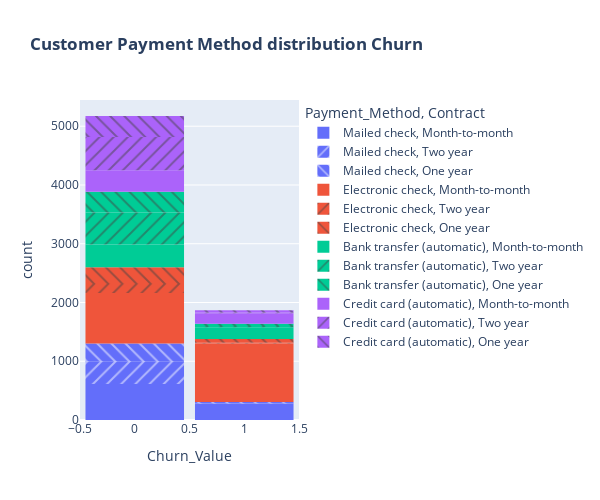

Write notebook code for a chart like this one.
### Code cell
fig = px.histogram(df_rev, x="Churn_Value", color="Payment_Method", pattern_shape="Contract", title="<b>Customer Payment Method distribution Churn</b>")
fig.update_layout(width=600, height=500, bargap=0.1)
fig.show()

### Figure 1 — Plotly figure (JSON) as saved in the notebook; plotly's stock layout.template omitted (floating-point values rounded to 4 significant figures; data arrays with more than 128 entries replaced by an {"elided": "..."} marker saying what was removed)
{"data": [{"alignmentgroup": "True", "bingroup": "x", "hovertemplate": "Payment_Method=Mailed check<br>Contract=Month-to-month<br>Churn_Value=%{x}<br>count=%{y}<extra></extra>", "legendgroup": "Mailed check, Month-to-month", "marker": {"color": "#636efa", "pattern": {"shape": ""}}, "name": "Mailed check, Month-to-month", "offsetgroup": "Mailed check, Month-to-month", "orientation": "v", "showlegend": true, "type": "histogram", "x": {"elided": "893 int values"}, "xaxis": "x", "yaxis": "y"}, {"alignmentgroup": "True", "bingroup": "x", "hovertemplate": "Payment_Method=Mailed check<br>Contract=Two year<br>Churn_Value=%{x}<br>count=%{y}<extra></extra>", "legendgroup": "Mailed check, Two year", "marker": {"color": "#636efa", "pattern": {"shape": "/"}}, "name": "Mailed check, Two year", "offsetgroup": "Mailed check, Two year", "orientation": "v", "showlegend": true, "type": "histogram", "x": {"elided": "382 int values"}, "xaxis": "x", "yaxis": "y"}, {"alignmentgroup": "True", "bingroup": "x", "hovertemplate": "Payment_Method=Mailed check<br>Contract=One year<br>Churn_Value=%{x}<br>count=%{y}<extra></extra>", "legendgroup": "Mailed check, One year", "marker": {"color": "#636efa", "pattern": {"shape": "\\"}}, "name": "Mailed check, One year", "offsetgroup": "Mailed check, One year", "orientation": "v", "showlegend": true, "type": "histogram", "x": {"elided": "337 int values"}, "xaxis": "x", "yaxis": "y"}, {"alignmentgroup": "True", "bingroup": "x", "hovertemplate": "Payment_Method=Electronic check<br>Contract=Month-to-month<br>Churn_Value=%{x}<br>count=%{y}<extra></extra>", "legendgroup": "Electronic check, Month-to-month", "marker": {"color": "#EF553B", "pattern": {"shape": ""}}, "name": "Electronic check, Month-to-month", "offsetgroup": "Electronic check, Month-to-month", "orientation": "v", "showlegend": true, "type": "histogram", "x": {"elided": "1850 int values"}, "xaxis": "x", "yaxis": "y"}, {"alignmentgroup": "True", "bingroup": "x", "hovertemplate": "Payment_Method=Electronic check<br>Contract=Two year<br>Churn_Value=%{x}<br>count=%{y}<extra></extra>", "legendgroup": "Electronic check, Two year", "marker": {"color": "#EF553B", "pattern": {"shape": "/"}}, "name": "Electronic check, Two year", "offsetgroup": "Electronic check, Two year", "orientation": "v", "showlegend": true, "type": "histogram", "x": {"elided": "168 int values"}, "xaxis": "x", "yaxis": "y"}, {"alignmentgroup": "True", "bingroup": "x", "hovertemplate": "Payment_Method=Electronic check<br>Contract=One year<br>Churn_Value=%{x}<br>count=%{y}<extra></extra>", "legendgroup": "Electronic check, One year", "marker": {"color": "#EF553B", "pattern": {"shape": "\\"}}, "name": "Electronic check, One year", "offsetgroup": "Electronic check, One year", "orientation": "v", "showlegend": true, "type": "histogram", "x": {"elided": "347 int values"}, "xaxis": "x", "yaxis": "y"}, {"alignmentgroup": "True", "bingroup": "x", "hovertemplate": "Payment_Method=Bank transfer (automatic)<br>Contract=Month-to-month<br>Churn_Value=%{x}<br>count=%{y}<extra></extra>", "legendgroup": "Bank transfer (automatic), Month-to-month", "marker": {"color": "#00cc96", "pattern": {"shape": ""}}, "name": "Bank transfer (automatic), Month-to-month", "offsetgroup": "Bank transfer (automatic), Month-to-month", "orientation": "v", "showlegend": true, "type": "histogram", "x": {"elided": "589 int values"}, "xaxis": "x", "yaxis": "y"}, {"alignmentgroup": "True", "bingroup": "x", "hovertemplate": "Payment_Method=Bank transfer (automatic)<br>Contract=Two year<br>Churn_Value=%{x}<br>count=%{y}<extra></extra>", "legendgroup": "Bank transfer (automatic), Two year", "marker": {"color": "#00cc96", "pattern": {"shape": "/"}}, "name": "Bank transfer (automatic), Two year", "offsetgroup": "Bank transfer (automatic), Two year", "orientation": "v", "showlegend": true, "type": "histogram", "x": {"elided": "564 int values"}, "xaxis": "x", "yaxis": "y"}, {"alignmentgroup": "True", "bingroup": "x", "hovertemplate": "Payment_Method=Bank transfer (automatic)<br>Contract=One year<br>Churn_Value=%{x}<br>count=%{y}<extra></extra>", "legendgroup": "Bank transfer (automatic), One year", "marker": {"color": "#00cc96", "pattern": {"shape": "\\"}}, "name": "Bank transfer (automatic), One year", "offsetgroup": "Bank transfer (automatic), One year", "orientation": "v", "showlegend": true, "type": "histogram", "x": {"elided": "391 int values"}, "xaxis": "x", "yaxis": "y"}, {"alignmentgroup": "True", "bingroup": "x", "hovertemplate": "Payment_Method=Credit card (automatic)<br>Contract=Month-to-month<br>Churn_Value=%{x}<br>count=%{y}<extra></extra>", "legendgroup": "Credit card (automatic), Month-to-month", "marker": {"color": "#ab63fa", "pattern": {"shape": ""}}, "name": "Credit card (automatic), Month-to-month", "offsetgroup": "Credit card (automatic), Month-to-month", "orientation": "v", "showlegend": true, "type": "histogram", "x": {"elided": "543 int values"}, "xaxis": "x", "yaxis": "y"}, {"alignmentgroup": "True", "bingroup": "x", "hovertemplate": "Payment_Method=Credit card (automatic)<br>Contract=Two year<br>Churn_Value=%{x}<br>count=%{y}<extra></extra>", "legendgroup": "Credit card (automatic), Two year", "marker": {"color": "#ab63fa", "pattern": {"shape": "/"}}, "name": "Credit card (automatic), Two year", "offsetgroup": "Credit card (automatic), Two year", "orientation": "v", "showlegend": true, "type": "histogram", "x": {"elided": "581 int values"}, "xaxis": "x", "yaxis": "y"}, {"alignmentgroup": "True", "bingroup": "x", "hovertemplate": "Payment_Method=Credit card (automatic)<br>Contract=One year<br>Churn_Value=%{x}<br>count=%{y}<extra></extra>", "legendgroup": "Credit card (automatic), One year", "marker": {"color": "#ab63fa", "pattern": {"shape": "\\"}}, "name": "Credit card (automatic), One year", "offsetgroup": "Credit card (automatic), One year", "orientation": "v", "showlegend": true, "type": "histogram", "x": {"elided": "398 int values"}, "xaxis": "x", "yaxis": "y"}], "layout": {"bargap": 0.1, "barmode": "relative", "height": 500, "legend": {"title": {"text": "Payment_Method, Contract"}, "tracegroupgap": 0}, "title": {"text": "<b>Customer Payment Method distribution Churn</b>"}, "width": 600, "xaxis": {"anchor": "y", "domain": [0, 1], "title": {"text": "Churn_Value"}}, "yaxis": {"anchor": "x", "domain": [0, 1], "title": {"text": "count"}}}}
